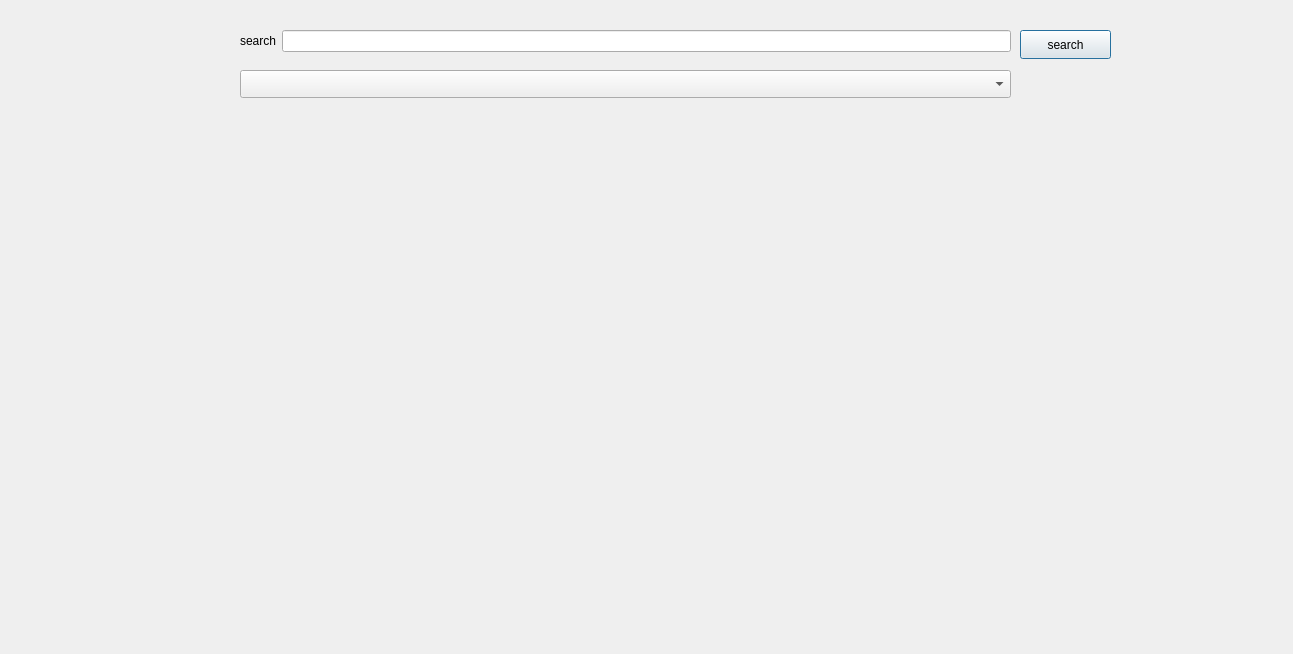
<?xml version="1.0" encoding="UTF-8"?>
<ui version="4.0">
 <class>searching</class>
 <widget class="QDialog" name="searching">
  <property name="geometry">
   <rect>
    <x>0</x>
    <y>0</y>
    <width>1293</width>
    <height>654</height>
   </rect>
  </property>
  <property name="windowTitle">
   <string>Dialog</string>
  </property>
  <property name="styleSheet">
   <string notr="true">searching{
background-image: url(:/background/fantasy.png);
}</string>
  </property>
  <widget class="QWidget" name="formLayoutWidget">
   <property name="geometry">
    <rect>
     <x>240</x>
     <y>30</y>
     <width>771</width>
     <height>31</height>
    </rect>
   </property>
   <layout class="QFormLayout" name="formLayout">
    <item row="0" column="0">
     <widget class="QLabel" name="searchLabel">
      <property name="text">
       <string>search</string>
      </property>
     </widget>
    </item>
    <item row="0" column="1">
     <widget class="QLineEdit" name="searchLineEdit"/>
    </item>
   </layout>
  </widget>
  <widget class="QComboBox" name="comboBox">
   <property name="geometry">
    <rect>
     <x>240</x>
     <y>70</y>
     <width>771</width>
     <height>28</height>
    </rect>
   </property>
  </widget>
  <widget class="QPushButton" name="pushButton">
   <property name="geometry">
    <rect>
     <x>1020</x>
     <y>30</y>
     <width>91</width>
     <height>29</height>
    </rect>
   </property>
   <property name="text">
    <string>search</string>
   </property>
  </widget>
 </widget>
 <resources/>
 <connections/>
</ui>
